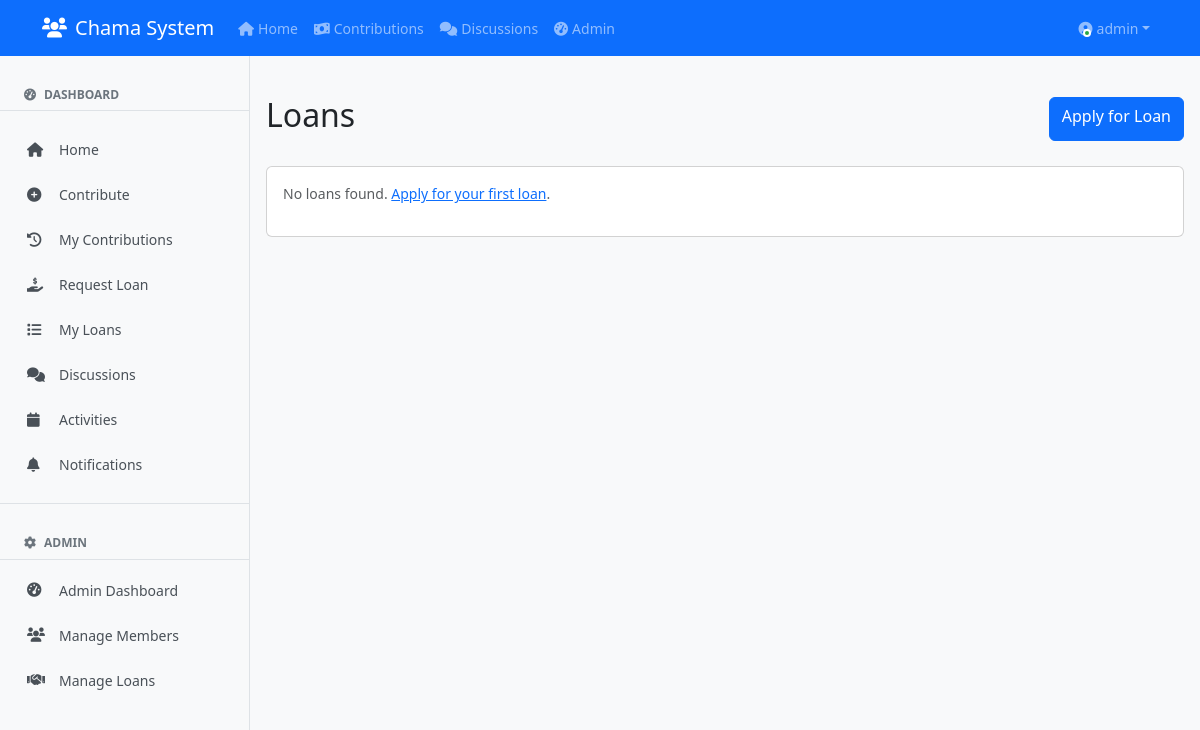
The page /loans (signed in) on the database as committed earlier.
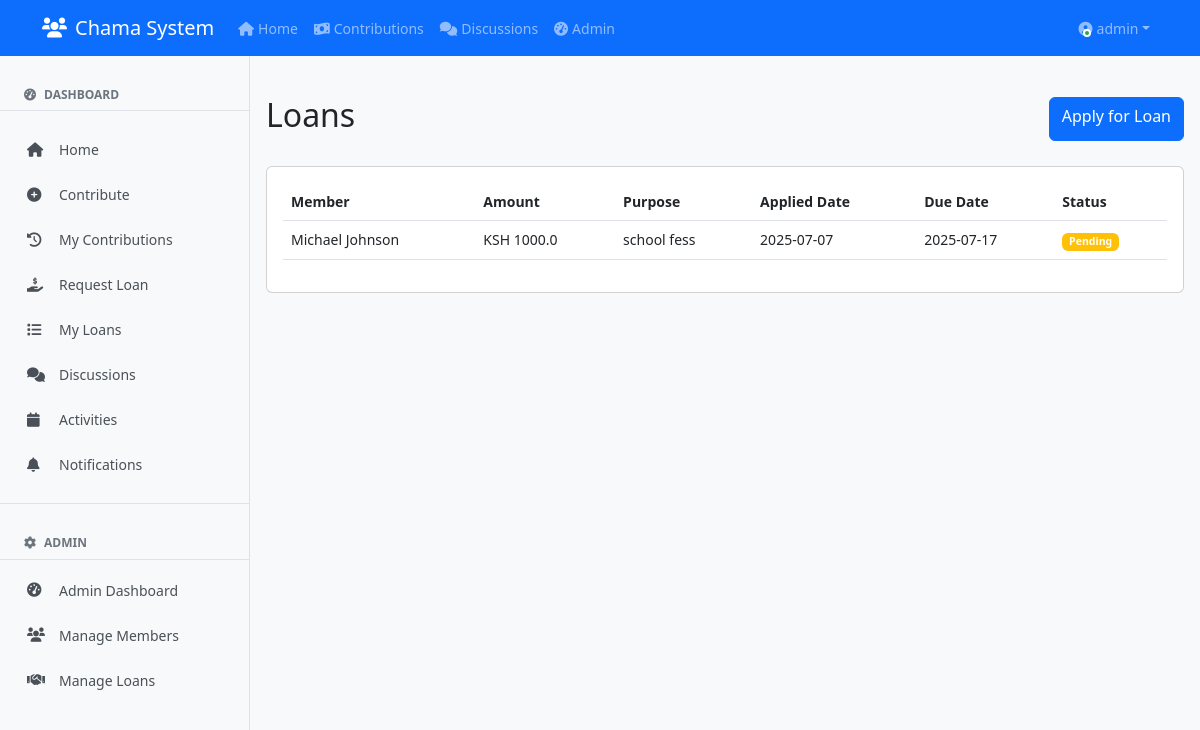
The same page on the database as committed later.
### fixed_app.py (models this page shows, shortened)
class User(db.Model, UserMixin):
    id = db.Column(db.Integer, primary_key=True)
    username = db.Column(db.String(80), unique=True, nullable=False)
    password = db.Column(db.String(200), nullable=False)
    is_admin = db.Column(db.Boolean, default=False)
    last_seen = db.Column(db.DateTime, default=datetime.utcnow)
    is_online = db.Column(db.Boolean, default=False)
    members = db.relationship('Member', backref='user', lazy=True)

class Loan(db.Model):
    id = db.Column(db.Integer, primary_key=True)
    amount = db.Column(db.Float, nullable=False)
    purpose = db.Column(db.String(200))
    date_applied = db.Column(db.DateTime, default=datetime.utcnow)
    due_date = db.Column(db.DateTime)
    status = db.Column(db.String(20), default='Pending')
    member_id = db.Column(db.Integer, db.ForeignKey('member.id'))
    member = db.relationship('Member', backref='loans')

class Member(db.Model):
    id = db.Column(db.Integer, primary_key=True)
    name = db.Column(db.String(100), nullable=False)
    phone = db.Column(db.String(20), nullable=False, unique=True)
    email = db.Column(db.String(100))
    join_date = db.Column(db.DateTime, default=datetime.utcnow)
    status = db.Column(db.String(20), default='Active')
    user_id = db.Column(db.Integer, db.ForeignKey('user.id'))

### fixed_app.py (the view)
@app.route('/loans')
@login_required
def loans():
    if current_user.is_admin:
        loans = Loan.query.all()
    else:
        member_ids = [m.id for m in Member.query.filter_by(user_id=current_user.id).all()]
        loans = Loan.query.filter(Loan.member_id.in_(member_ids)).all()
    return render_template('loans/list.html', loans=loans)

### fixed_app.py (called while the page is built)
@login_manager.user_loader
def load_user(user_id):
    return User.query.get(int(user_id))

### templates/loans/list.html
{% extends "base.html" %}
{% block content %}
<div class="d-flex justify-content-between align-items-center mb-4">
    <h2>Loans</h2>
    <a href="{{ url_for('apply_loan') }}" class="btn btn-primary">Apply for Loan</a>
</div>
<div class="card">
    <div class="card-body">
        {% if loans %}
        <div class="table-responsive">
            <table class="table table-hover">
                <thead>
                    <tr>
                        <th>Member</th>
                        <th>Amount</th>
                        <th>Purpose</th>
                        <th>Applied Date</th>
                        <th>Due Date</th>
                        <th>Status</th>
                    </tr>
                </thead>
                <tbody>
                    {% for loan in loans %}
                    <tr>
                        <td>{{ loan.member.name }}</td>
                        <td>KSH {{ loan.amount }}</td>
                        <td>{{ loan.purpose }}</td>
                        <td>{{ loan.date_applied.strftime('%Y-%m-%d') if loan.date_applied else 'N/A' }}</td>
                        <td>{{ loan.due_date.strftime('%Y-%m-%d') if loan.due_date else 'N/A' }}</td>
                        <td>
                            {% if loan.status == 'Pending' %}
                                <span class="badge bg-warning">{{ loan.status }}</span>
                            {% elif loan.status == 'Approved' %}
                                <span class="badge bg-success">{{ loan.status }}</span>
                            {% elif loan.status == 'Rejected' %}
                                <span class="badge bg-danger">{{ loan.status }}</span>
                            {% else %}
                                <span class="badge bg-secondary">{{ loan.status }}</span>
                            {% endif %}
                        </td>
                    </tr>
                    {% endfor %}
                </tbody>
            </table>
        </div>
        {% else %}
        <p class="text-muted">No loans found. <a href="{{ url_for('apply_loan') }}">Apply for your first loan</a>.</p>
        {% endif %}
    </div>
</div>
{% endblock %}

### templates/base.html (shortened to what this page needs)
<!DOCTYPE html>
<html lang="en">
<head>
    <link href="https://cdn.jsdelivr.net/npm/bootstrap@5.3.0-alpha1/dist/css/bootstrap.min.css" rel="stylesheet">
    <link rel="stylesheet" href="https://cdnjs.cloudflare.com/ajax/libs/font-awesome/6.0.0/css/all.min.css">
</head>
<body>
    {% include 'navbar.html' %}
    {% if current_user.is_authenticated %}
    <div class="sidebar" id="sidebar">
        <div class="sidebar-header">
            <h6><i class="fas fa-tachometer-alt me-2"></i>Dashboard</h6>
        </div>
        <nav class="sidebar-nav">
            <a href="{{ url_for('index') }}" class="sidebar-link {% if request.endpoint == 'index' %}active{% endif %}">
                <i class="fas fa-home"></i>
                <span>Home</span>
            </a>
            <a href="{{ url_for('contribute') }}" class="sidebar-link">
                <i class="fas fa-plus-circle"></i>
                <span>Contribute</span>
            </a>
            <a href="{{ url_for('my_contributions') }}" class="sidebar-link">
                <i class="fas fa-history"></i>
                <span>My Contributions</span>
            </a>
            <a href="{{ url_for('request_loan') }}" class="sidebar-link">
                <i class="fas fa-hand-holding-usd"></i>
                <span>Request Loan</span>
            </a>
            <a href="{{ url_for('loans') }}" class="sidebar-link">
                <i class="fas fa-list"></i>
                <span>My Loans</span>
            </a>
            <a href="{{ url_for('discussions') }}" class="sidebar-link {% if request.endpoint == 'discussions' %}active{% endif %}">
                <i class="fas fa-comments"></i>
                <span>Discussions</span>
            </a>
            <a href="{{ url_for('activities') }}" class="sidebar-link">
                <i class="fas fa-calendar"></i>
                <span>Activities</span>
            </a>
            <a href="{{ url_for('notifications') }}" class="sidebar-link">
                <i class="fas fa-bell"></i>
                <span>Notifications</span>
            </a>
            {% if current_user.is_admin %}
            <div class="sidebar-divider"></div>
            <div class="sidebar-header">
                <h6><i class="fas fa-cog me-2"></i>Admin</h6>
            </div>
            <a href="{{ url_for('admin_dashboard') }}" class="sidebar-link">
                <i class="fas fa-tachometer-alt"></i>
                <span>Admin Dashboard</span>
            </a>
            <a href="{{ url_for('admin_members') }}" class="sidebar-link">
                <i class="fas fa-users"></i>
                <span>Manage Members</span>
            </a>
            <a href="{{ url_for('admin_loans') }}" class="sidebar-link">
                <i class="fas fa-handshake"></i>
                <span>Manage Loans</span>
            </a>
            {% endif %}
        </nav>
    </div>
    {% endif %}
    <div class="main-content {% if current_user.is_authenticated %}with-sidebar{% endif %}">
        <div class="container-fluid px-2 px-md-3">
            {% block content %}{% endblock %}
        </div>
    </div>
</body>
</html>

### templates/navbar.html (shortened to what this page needs)
<nav class="navbar navbar-expand-lg navbar-dark bg-primary">
    <div class="container">
        <a class="navbar-brand" href="{{ url_for('index') }}">
            <i class="fas fa-users me-2"></i>Chama System
        </a>
        <div class="collapse navbar-collapse" id="navbarNav">
            {% if current_user.is_authenticated %}
            <ul class="navbar-nav me-auto">
                <li class="nav-item">
                    <a class="nav-link {% if request.path == url_for('index') %}active{% endif %}" href="{{ url_for('index') }}">
                        <i class="fas fa-home me-1"></i>Home
                    </a>
                </li>
                <li class="nav-item">
                    <a class="nav-link {% if request.path == url_for('contributions') %}active{% endif %}" href="{{ url_for('contributions') }}">
                        <i class="fas fa-money-bill-wave me-1"></i>Contributions
                    </a>
                </li>
                <li class="nav-item">
                    <a class="nav-link {% if request.path == url_for('discussions') %}active{% endif %}" href="{{ url_for('discussions') }}">
                        <i class="fas fa-comments me-1"></i>Discussions
                    </a>
                </li>
                {% if current_user.is_admin %}
                <li class="nav-item">
                    <a class="nav-link {% if request.path == url_for('admin_dashboard') %}active{% endif %}" href="{{ url_for('admin_dashboard') }}">
                        <i class="fas fa-tachometer-alt me-1"></i>Admin
                    </a>
                </li>
                {% endif %}
            </ul>
            <ul class="navbar-nav">
                <li class="nav-item dropdown">
                    <a class="nav-link dropdown-toggle user-dropdown" href="#" id="navbarDropdown" role="button"
                       data-bs-toggle="dropdown" aria-expanded="false">
                        <div class="user-avatar">
                            <span class="online-dot"></span>
                        </div>
                        <span class="ms-1">{{ current_user.username }}</span>
                    </a>
                </li>
            </ul>
            {% endif %}
        </div>
    </div>
</nav>

### templates/base.html (style rules this page uses)
body { background-color: #f8f9fa; font-size: 14px; }
.navbar { margin-bottom: 20px; }
.sidebar { position: fixed; top: 56px; left: 0; width: 250px; height: calc(100vh - 56px); background: #f8f9fa; border-right: 1px solid #dee2e6; z-index: 1000; overflow-y: auto; padding: 1rem 0; }
.sidebar-header { padding: 1rem 1.5rem 0.5rem; border-bottom: 1px solid #dee2e6; margin-bottom: 0.5rem; }
.sidebar-header h6 { color: #6c757d; font-size: 0.75rem; text-transform: uppercase; font-weight: 600; margin: 0; }
.sidebar-nav { padding: 0.5rem 0; }
.sidebar-link { display: flex; align-items: center; padding: 0.75rem 1.5rem; color: #495057; text-decoration: none; transition: all 0.2s ease; border-left: 3px solid transparent; }
.sidebar-link i { width: 20px; margin-right: 0.75rem; font-size: 0.9rem; }
.sidebar-divider { height: 1px; background-color: #dee2e6; margin: 1rem 0; }
.main-content { margin-left: 0; padding-top: 20px; }
.main-content.with-sidebar { margin-left: 250px; }
.btn, .form-control, .form-select { min-height: 44px; }

### templates/navbar.html (style rules this page uses)
.user-dropdown { display: flex; align-items: center; }
.user-avatar { position: relative; display: inline-block; }
.online-dot { position: absolute; bottom: 2px; right: 2px; width: 8px; height: 8px; background-color: #28a745; border: 2px solid white; border-radius: 50%; animation: pulse-dot 2s infinite; }

Rows that differ between the two databases and show on the page:
added Loan: member.name "Michael Johnson", amount "1000.0", purpose "school fess", date_applied "2025-07-07", due_date "2025-07-17", status "Pending"
Other text that changed with them:
text no longer shown: "No loans found. Apply for your first loan ."
text now shown: "Member Amount Purpose Applied Date Due Date Status"
